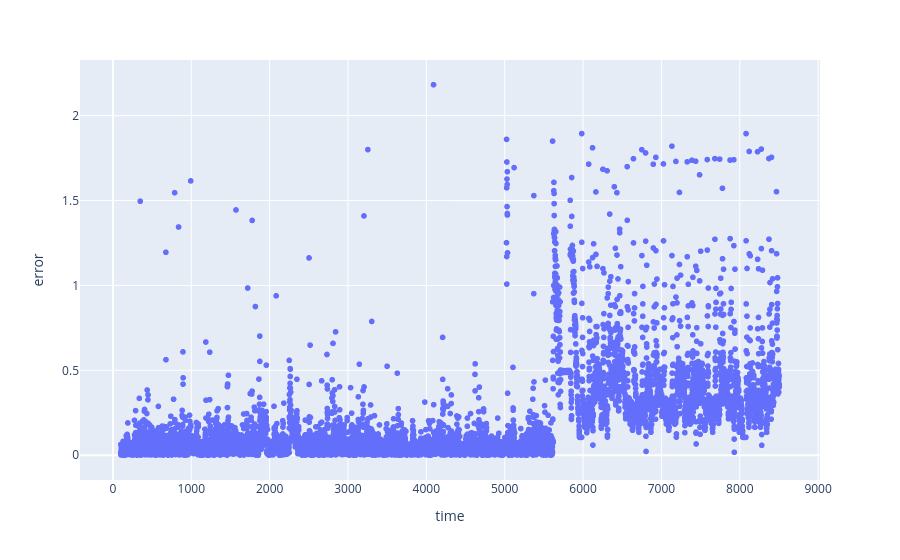

The cell this chart's notebook holds for it:
### Code cell
px.scatter(test_pred_df, x="time", y="error")

### Figure 1 — Plotly figure (JSON) as saved in the notebook; plotly's stock layout.template omitted (floating-point values rounded to 4 significant figures; data arrays with more than 128 entries replaced by an {"elided": "..."} marker saying what was removed)
{"data": [{"hovertemplate": "time=%{x}<br>error=%{y}<extra></extra>", "legendgroup": "", "marker": {"color": "#636efa", "symbol": "circle"}, "mode": "markers", "name": "", "showlegend": false, "type": "scattergl", "x": {"elided": "8405 int values"}, "xaxis": "x", "y": {"elided": "8405 float values"}, "yaxis": "y"}], "layout": {"legend": {"tracegroupgap": 0}, "margin": {"t": 60}, "xaxis": {"anchor": "y", "domain": [0, 1], "title": {"text": "time"}}, "yaxis": {"anchor": "x", "domain": [0, 1], "title": {"text": "error"}}}}
